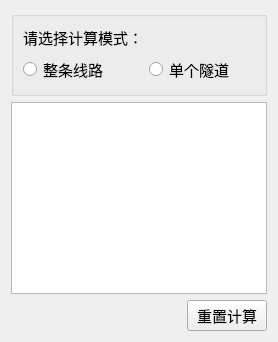
    <widget class="QWidget" name="widget_2" native="true">
     <property name="maximumSize">
      <size>
       <width>410</width>
       <height>16777215</height>
      </size>
     </property>
     <layout class="QVBoxLayout" name="verticalLayout">
      <item>
       <widget class="QGroupBox" name="groupBox">
        <property name="font">
         <font>
          <pointsize>11</pointsize>
         </font>
        </property>
        <property name="title">
         <string/>
        </property>
        <layout class="QGridLayout" name="gridLayout">
         <item row="1" column="0">
          <widget class="QRadioButton" name="line_radioButton">
           <property name="font">
            <font>
             <family>微软雅黑</family>
             <pointsize>11</pointsize>
            </font>
           </property>
           <property name="text">
            <string>整条线路</string>
           </property>
          </widget>
         </item>
         <item row="1" column="1">
          <widget class="QRadioButton" name="tunnel_radioButton">
           <property name="font">
            <font>
             <family>微软雅黑</family>
             <pointsize>11</pointsize>
            </font>
           </property>
           <property name="text">
            <string>单个隧道</string>
           </property>
          </widget>
         </item>
         <item row="0" column="0">
          <widget class="QLabel" name="label_31">
           <property name="font">
            <font>
             <family>微软雅黑</family>
             <pointsize>11</pointsize>
            </font>
           </property>
           <property name="text">
            <string>请选择计算模式：</string>
           </property>
          </widget>
         </item>
        </layout>
       </widget>
      </item>
      <item>
       <widget class="QTableWidget" name="actualTasksWidget">
        <property name="maximumSize">
         <size>
          <width>400</width>
          <height>16777215</height>
         </size>
        </property>
        <property name="font">
         <font>
          <family>微软雅黑</family>
          <pointsize>10</pointsize>
         </font>
        </property>
        <property name="autoScrollMargin">
         <number>8</number>
        </property>
        <property name="verticalScrollMode">
         <enum>QAbstractItemView::ScrollPerPixel</enum>
        </property>
        <property name="horizontalScrollMode">
         <enum>QAbstractItemView::ScrollPerPixel</enum>
        </property>
       </widget>
      </item>
      <item>
       <layout class="QHBoxLayout" name="horizontalLayout">
        <item>
         <spacer name="horizontalSpacer_7">
          <property name="orientation">
           <enum>Qt::Horizontal</enum>
          </property>
          <property name="sizeHint" stdset="0">
           <size>
            <width>40</width>
            <height>20</height>
           </size>
          </property>
         </spacer>
        </item>
        <item>
         <widget class="QPushButton" name="resetButton">
          <property name="font">
           <font>
            <pointsize>11</pointsize>
           </font>
          </property>
          <property name="text">
           <string>重置计算</string>
          </property>
         </widget>
        </item>
       </layout>
      </item>
     </layout>
    </widget>
